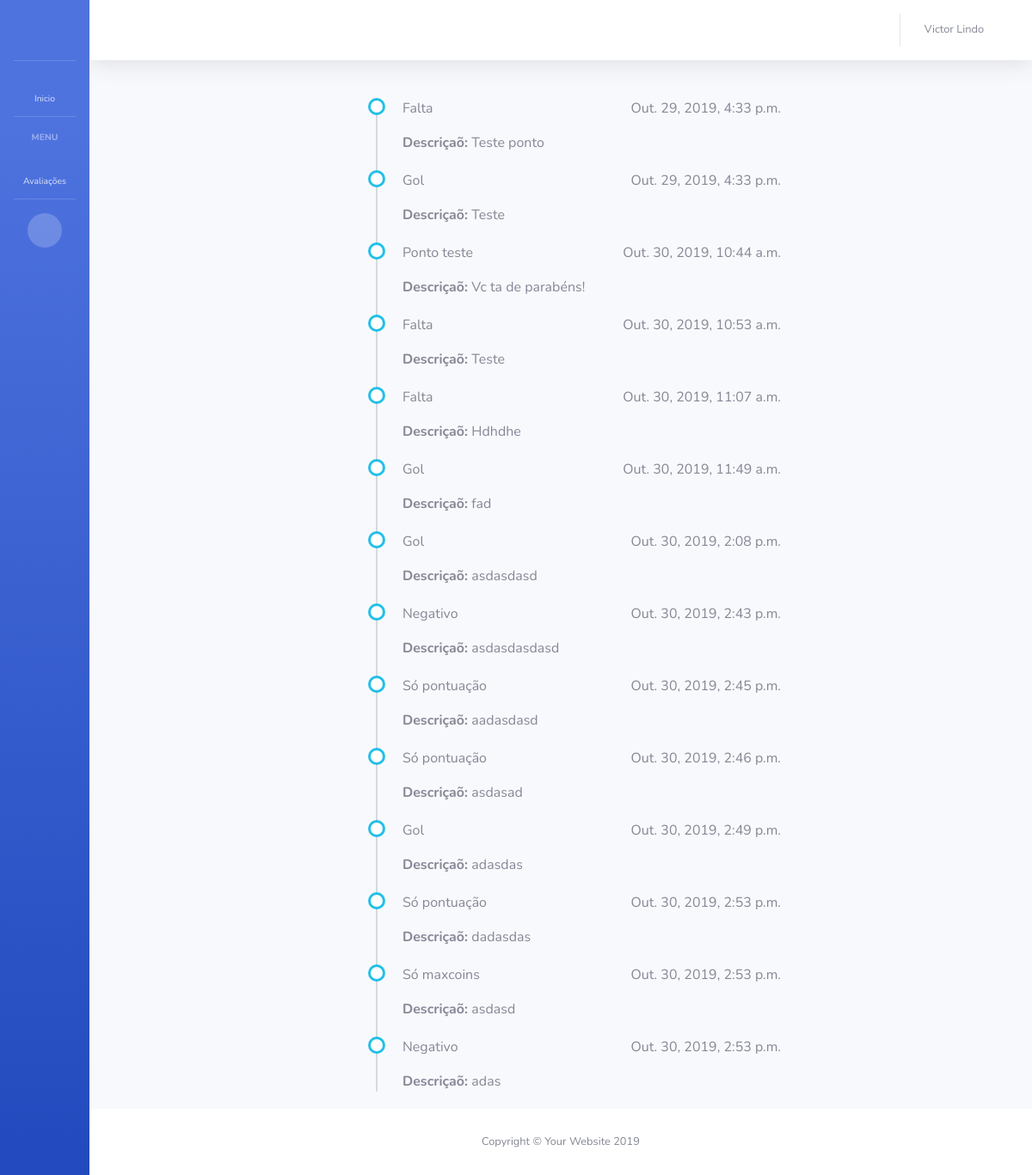
The page /avaliacoes/minhas-avaliacoes/ (signed in) on the database as committed earlier.
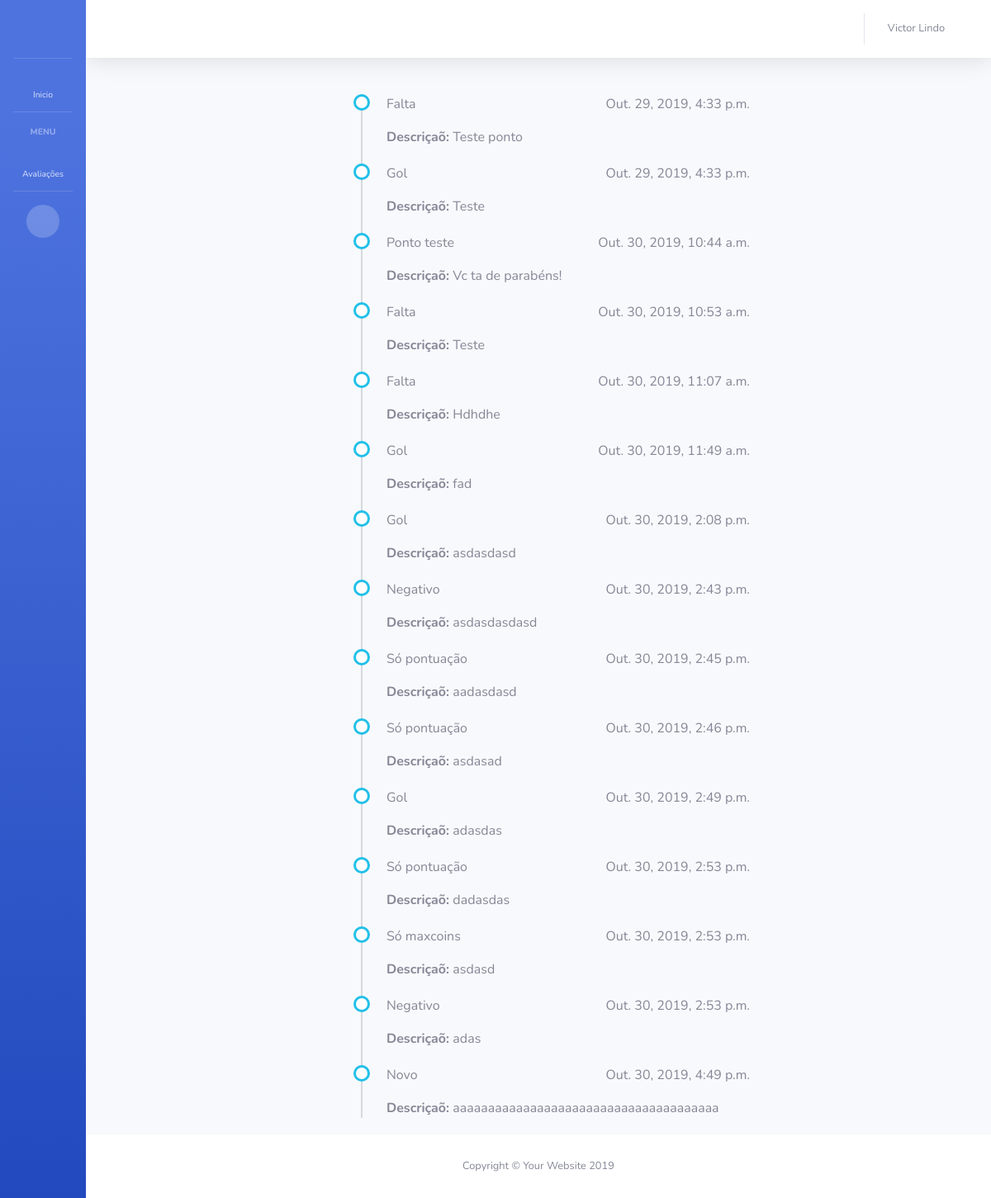
The same page on the database as committed later.
### app_maxliga/models.py (models this page shows, shortened)
class LancamentoAvaliacao(models.Model):
    avaliador = models.ForeignKey(Colaborador, on_delete=models.SET_NULL, blank=True, null=True, verbose_name='Avaliador', related_name='avaliador_colaborador')
    colaborador = models.ForeignKey(Colaborador, on_delete=models.SET_NULL, blank=True, null=True, verbose_name='Colaborador', related_name='colaborador_colaborador')
    tipo_ponto = models.ForeignKey(TipoPonto, on_delete=models.SET_NULL, blank=True, null=True, verbose_name='Tipo de ponto')
    descricao = models.TextField('Descrição do lançamento', max_length=300)
    data_lancamento = models.DateTimeField('Data de criação', auto_now_add=True)
    def __str__(self):
        return 'Colaborador: ' + str(self.colaborador) + '  - Data lançamento: ' + str(self.data_lancamento)

class TipoPonto(models.Model):
    nome = models.CharField('Nome tipo de ponto', max_length=128)
    qtd_ponto = models.FloatField('Quantidade de pontos', blank=True, default=0)
    qtd_maxcoins = models.FloatField('Quantidade de MaxCoins', blank=True, default=0)
    data_cadastro = models.DateTimeField('Data de criação', auto_now_add=True)

### app_maxliga/views.py (the view)
# urls.py: path('avaliacoes/minhas-avaliacoes/', minhas_avaliacoes, name='minhas_avaliacoes'),
def minhas_avaliacoes(request):
    user = request.user.id
    colaborador = Colaborador.objects.get(usuario=user)
    avaliacoes = LancamentoAvaliacao.objects.filter(colaborador=colaborador)
    print(avaliacoes)
    data = {
        'colaborador': colaborador,
        'avaliacoes': avaliacoes
    }
    return render(request, 'app_maxliga/minhas_avaliacoes.html', data)

### app_maxliga/models.py (called while the page is built)
    def __str__(self):
        return self.nome

### app_maxliga/templates/app_maxliga/minhas_avaliacoes.html
{% extends 'base.html' %}
{% block BodyHeading %}
<div class="container">
    <div class="row">
        <div class="col-md-6 offset-md-3">
            <ul class="timeline">
                {% for avaliacao in avaliacoes %}
                <li>
                    <div class="row">
                        <div class="col">
                            <p>{{ avaliacao.tipo_ponto.nome }}</p>
                        </div>
                        <div class="text-right">
                            <a class="float-right">{{ avaliacao.data_lancamento }}</a>
                        </div>
                    </div>
                    <p><b>Descriçaõ: </b>{{ avaliacao.descricao }}</p>
                </li>
                {% endfor %}
            </ul>
        </div>
    </div>
</div>
{% endblock %}

Rows that differ between the two databases and show on the page:
added LancamentoAvaliacao: tipo_ponto.nome "Novo", data_lancamento "Out. 30, 2019, 4:49 p.m.", descricao "aaaaaaaaaaaaaaaaaaaaaaaaaaaaaaaaaaaaaa"
